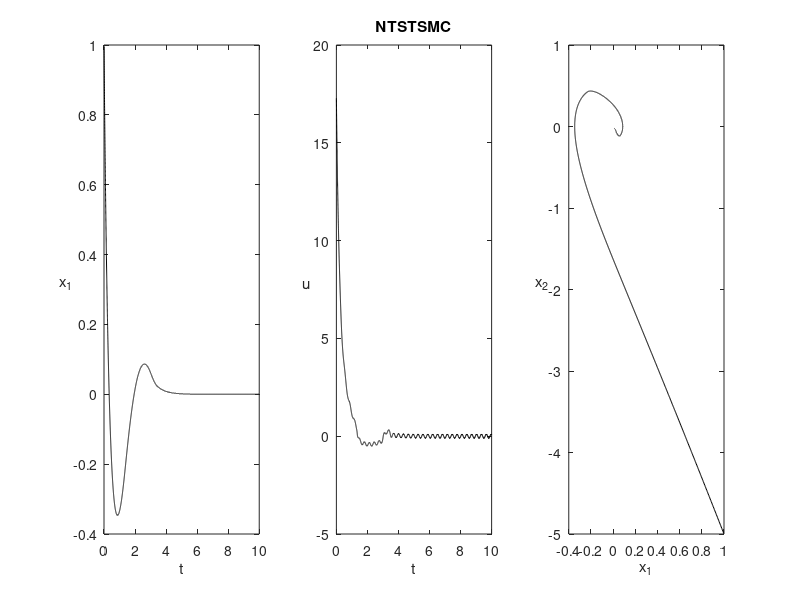

This figure's MATLAB source:
clc,clear,close all

t_end = 10; n = 10000;t_delta = t_end/n;
alpha = 2;beta = 1;gamma = 0.4;
mu = 0.9;r = 1.5;
K1 = 1;K2 = 1;

y = [1 -5];
s_integ = 0;
y1_array = [];
y2_array = [];
s_array = [];u_array=[];s_dot_array=[];
for t = linspace(0,t_end,n)
    s = alpha * y(1) +  (beta * y(2) ^ mu) + (gamma *  y(1) ^ r);
    if (t > 0) s_dot = (s - s_array(1,end)) / t_delta; end
    s_integ = s_integ + K2 * sign(s) * t_delta;

    u = -0.1*sin(20*t) - (alpha/(beta*mu) * y(2)^(2-mu)) ...
    -(gamma*r/(beta*mu) *(y(2)^(2-mu))*(y(1)^(r-1))) ...
    -(K1*(abs(s))^(1/2)*sign(s))- s_integ;

    y(2) = y(2) + (0.1*sin(20*t) + u) * t_delta;
    y(1) = y(1) + y(2) * t_delta;
    u_array = [u_array,u];
    s_array = [s_array,s];
    if (t > 0)  s_dot_array = [s_dot_array,s_dot]; end
    y1_array = [y1_array, y(1)];
    y2_array = [y2_array, y(2)];
end
t = linspace(0,t_end,n);
subplot(1,3,1);plot(t,y1_array,'k');xlabel('t');ylabel('x_1',"Rotation",0)
subplot(1,3,2);plot(t,u_array,'k');xlabel('t');ylabel('u',"Rotation",0);title('NTSTSMC')
subplot(1,3,3);plot(y1_array,y2_array,'k');xlabel('x_1');ylabel('x_2',"Rotation",0)
